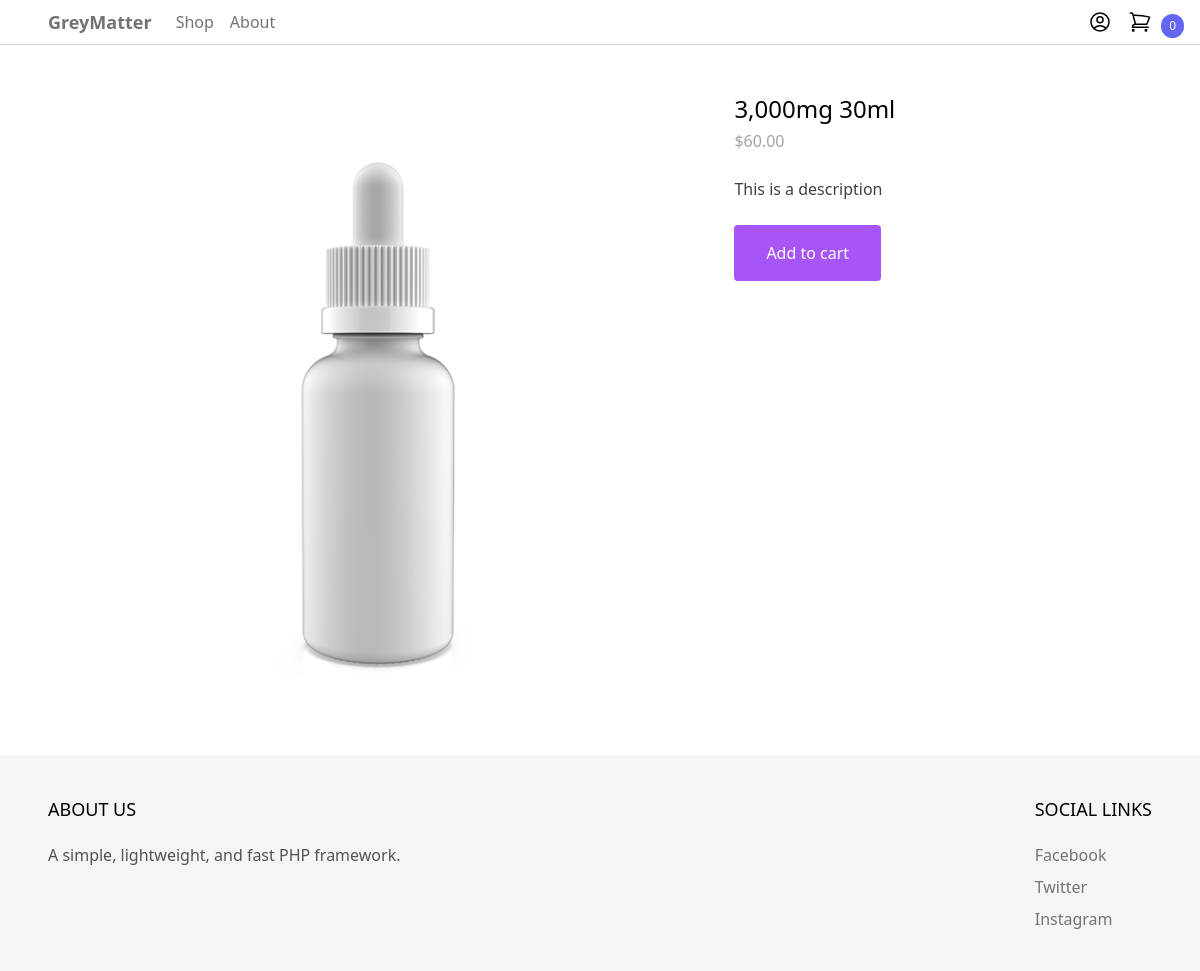
The app's page /shop/3000mg-30ml/ with its own data.
### product/models.py (models this page shows, shortened)
class Product(models.Model):
	category = models.ForeignKey(Category, related_name='products', on_delete=models.CASCADE)
	name = models.CharField(max_length=255)
	slug = models.SlugField()
	description = models.TextField(blank=True, null=True)
	price = models.IntegerField()
	created_at = models.DateTimeField(auto_now_add=True)
	image = models.ImageField(upload_to='uploads/', blank=True, null=True)
	thumbnail = models.ImageField(upload_to='uploads/', blank=True, null=True)
	class Meta:
		ordering = ('-created_at',)
	def get_display_price(self):
		return f'${self.price / 100:.2f}'

### product/views.py (the view)
# urls.py: path('shop/<slug:slug>/', product, name='product'),
def product(request, slug):
		product = get_object_or_404(Product, slug=slug)
		return render(request, 'product/product.html', {'product': product})

### cart/cart.py (called while the page is built)
	def __len__(self):
		return sum(item['quantity'] for item in self.cart.values())

### cart/context_processors.py (called while the page is built)
def cart(request):
	return {'cart': Cart(request)}

### product/templates/product/product.html (shortened to what this page needs)
{% extends "core/layout.html" %}
{% block content %}
<div class="max-w-6xl mx-auto flex flex-wrap py-6 px-6 xl:px-0">
  <div class="images w-full mb-6 lg:mb-0 lg:w-3/5">
    <img
      src="{% if product.image %}{{ product.image.url }}{% else %}https://via.placeholder.com/240x240.jpg{% endif %}"
      class="rounded"
    />
  </div>
  <div class="information w-full lg:w-2/5 lg:p-6">
    <h1 class="text-2xl">{{ product.name }}</h1>
    <p class="mt-1 text-neutral-400">{{ product.get_display_price }}</p>
    {% if product.description %}
    <p class="mt-6 text-neutral-700">{{ product.description }}</p>
    {% endif %}
    <a
      href="#"
      class="mt-6 inline-block px-8 py-4 rounded bg-purple-500 hover:bg-purple-700 text-white"
      hx-get="{% url 'add_to_cart' product.id %}"
      hx-target="#menu-cart-button"
      hx-swap="outerHTML"
      >Add to cart</a
    >
  </div>
  {% endblock %}

### records on screen
Product: image (picture), name "3,000mg 30ml", get_display_price "$60.00", description "This is a description"

### other values on screen
{{ cart|length }} "0"
